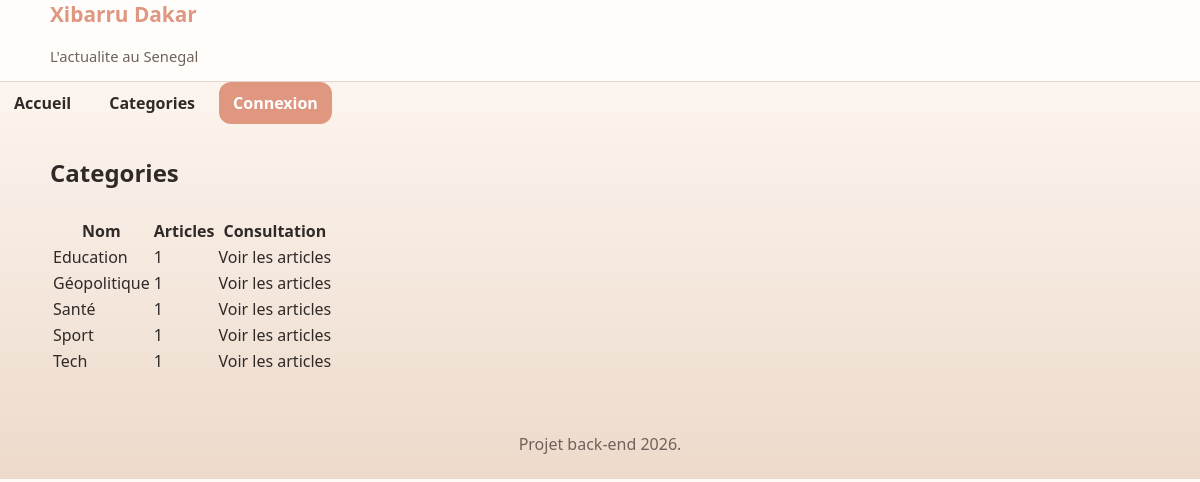
/categories/index.php, run on the app's committed database.
### tables this page shows
CREATE TABLE categories (
    id INT AUTO_INCREMENT PRIMARY KEY,
    nom VARCHAR(100) NOT NULL UNIQUE
);

### includes/functions.php (called while the page is built, shortened)
<?php
function e(?string $value): string
{
    return htmlspecialchars((string) $value, ENT_QUOTES, 'UTF-8');
}
function url(string $path): string
{
    return APP_BASE_PATH . $path;
}

### categories/index.php (the view, shortened to what this page needs)
<?php
$pdo = getPDO();
$categories = $pdo->query(
    'SELECT c.id, c.nom, COUNT(a.id) AS total_articles
     FROM categories c
     LEFT JOIN articles a ON a.categorie_id = c.id
     GROUP BY c.id, c.nom
     ORDER BY c.nom'
)->fetchAll();
require __DIR__ . '/../entete.php';
?>
<section>
    <h2>Categories</h2>
</section>
<section>
    <table>
        <thead>
            <tr>
                <th>Nom</th>
                <th>Articles</th>
                <th>Consultation</th>
            </tr>
        </thead>
        <tbody>
        <?php foreach ($categories as $categorie): ?>
            <tr>
                <td><?= e($categorie['nom']) ?></td>
                <td><?= e((string) $categorie['total_articles']) ?></td>
                <td><a href="<?= e(url('/accueil.php?categorie=' . (string) $categorie['id'])) ?>">Voir les articles</a></td>
            </tr>
        <?php endforeach; ?>
        </tbody>
    </table>
</section>
<?php require __DIR__ . '/../includes/footer.php'; ?>

### style.css (style rules this page uses)
:root { --rose: #df9780; --green: #6cb8b0; --cream: #eddacb; --white: #fffdfb; --text: #2f2a27; --muted: #6f625b; --border: #d8c2b5; --danger: #b94f4f; --success: #3f8f72; --shadow: 0 14px 30px rgba(0, 0, 0, 0.08); --radius-lg: 24px; --radius-md: 16px; --radius-sm: 12px; --container: 1100px; }
* { box-sizing: border-box; }
html { scroll-behavior: smooth; }
body { margin: 0; font-family: "Segoe UI", Tahoma, sans-serif; background: linear-gradient(180deg, #fffaf6 0%, var(--cream) 100%); color: var(--text); }
a { color: inherit; text-decoration: none; }
section { margin-bottom: 28px; }
h1, h2, h3, h4, p { margin-top: 0; }

### data on the page
categories: nom "Education", total_articles "1"
categories: nom "Géopolitique", total_articles "1"
categories: nom "Santé", total_articles "1"
categories: nom "Sport", total_articles "1"
categories: nom "Tech", total_articles "1"
